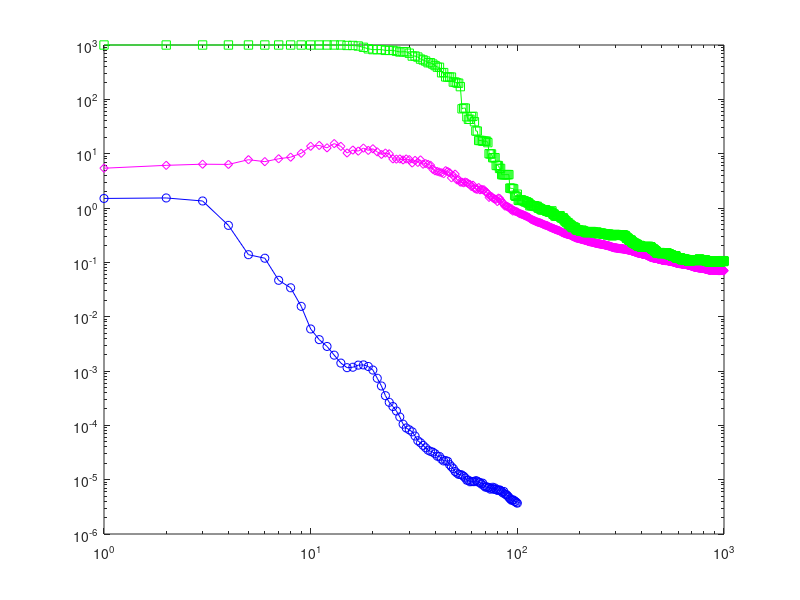

This chart was generated by the following MATLAB code: (Note: this script raises an error after producing the figure.)
% Script to compare AL vs MCMC-D vs ABC

close all;

load modbeta1;
ral = results_al;

load abc;
rabc = results_abc;

load mcmcd;
rmcmcd = results_mcmcd;

n1 = 100;
n2 = 1000;

q = 60;
start_idx = floor(q*.2);
end_idx = ceil(q*.8);

al = sort(ral); al = al(start_idx:end_idx, :); 
mcmcd = sort(rmcmcd); mcmcd = mcmcd(start_idx:end_idx, :);
abc = sort(rabc); abc = abc(start_idx:end_idx, :);

alm = mean(al);
mcmcdm = mean(mcmcd);
abcm = mean(abc);

loglog(1:n1, alm, 'b-o'); hold on,
loglog(1:n2, mcmcdm, 'm-d');
loglog(1:n2, abcm, 'g-s');


errorbar(1:n1, alm, std(al), 'Color', 'b');
errorbar(1:n2, mcmcdm, std(real(mcmcd)), 'Color', 'm');
errorbar(1:n2, abcm, std(real(abc)), 'Color', 'g');
% peb = @(x, col) errorbar(1:num_pts, mean(log(x)), std(log(x)), 'Color', col);

axis([1, 1000, 1e-6, 10^3.5]);

legend('EDR', 'MCMC-D', 'ABC');
xlabel('Number of Queries');
ylabel('KL(true-post, est-post)');

